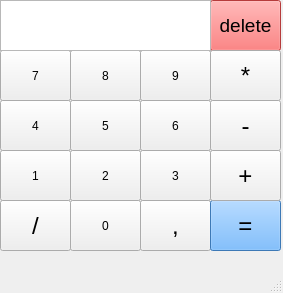
<?xml version="1.0" encoding="UTF-8"?>
<ui version="4.0">
 <class>calculator</class>
 <widget class="QMainWindow" name="calculator">
  <property name="geometry">
   <rect>
    <x>0</x>
    <y>0</y>
    <width>283</width>
    <height>293</height>
   </rect>
  </property>
  <property name="maximumSize">
   <size>
    <width>283</width>
    <height>293</height>
   </size>
  </property>
  <property name="windowTitle">
   <string>calculator</string>
  </property>
  <widget class="QWidget" name="centralwidget">
   <widget class="QPushButton" name="pushButton_5">
    <property name="geometry">
     <rect>
      <x>210</x>
      <y>0</y>
      <width>71</width>
      <height>51</height>
     </rect>
    </property>
    <property name="font">
     <font>
      <pointsize>14</pointsize>
     </font>
    </property>
    <property name="styleSheet">
     <string notr="true">background-color: rgb(255, 82, 82);</string>
    </property>
    <property name="text">
     <string>delete</string>
    </property>
   </widget>
   <widget class="QPushButton" name="pushButton_9">
    <property name="geometry">
     <rect>
      <x>210</x>
      <y>50</y>
      <width>71</width>
      <height>51</height>
     </rect>
    </property>
    <property name="font">
     <font>
      <pointsize>18</pointsize>
     </font>
    </property>
    <property name="text">
     <string>*</string>
    </property>
   </widget>
   <widget class="QPushButton" name="pushButton_10">
    <property name="geometry">
     <rect>
      <x>140</x>
      <y>100</y>
      <width>71</width>
      <height>51</height>
     </rect>
    </property>
    <property name="text">
     <string>6</string>
    </property>
   </widget>
   <widget class="QPushButton" name="pushButton_11">
    <property name="geometry">
     <rect>
      <x>0</x>
      <y>100</y>
      <width>71</width>
      <height>51</height>
     </rect>
    </property>
    <property name="text">
     <string>4</string>
    </property>
   </widget>
   <widget class="QPushButton" name="pushButton_12">
    <property name="geometry">
     <rect>
      <x>0</x>
      <y>50</y>
      <width>71</width>
      <height>51</height>
     </rect>
    </property>
    <property name="text">
     <string>7</string>
    </property>
   </widget>
   <widget class="QPushButton" name="pushButton_13">
    <property name="geometry">
     <rect>
      <x>70</x>
      <y>100</y>
      <width>71</width>
      <height>51</height>
     </rect>
    </property>
    <property name="text">
     <string>5</string>
    </property>
   </widget>
   <widget class="QPushButton" name="pushButton_14">
    <property name="geometry">
     <rect>
      <x>140</x>
      <y>50</y>
      <width>71</width>
      <height>51</height>
     </rect>
    </property>
    <property name="text">
     <string>9</string>
    </property>
   </widget>
   <widget class="QPushButton" name="pushButton_15">
    <property name="geometry">
     <rect>
      <x>70</x>
      <y>50</y>
      <width>71</width>
      <height>51</height>
     </rect>
    </property>
    <property name="text">
     <string>8</string>
    </property>
   </widget>
   <widget class="QPushButton" name="pushButton_16">
    <property name="geometry">
     <rect>
      <x>210</x>
      <y>100</y>
      <width>71</width>
      <height>51</height>
     </rect>
    </property>
    <property name="font">
     <font>
      <pointsize>18</pointsize>
     </font>
    </property>
    <property name="text">
     <string>-</string>
    </property>
   </widget>
   <widget class="QPushButton" name="pushButton_17">
    <property name="geometry">
     <rect>
      <x>140</x>
      <y>200</y>
      <width>71</width>
      <height>51</height>
     </rect>
    </property>
    <property name="font">
     <font>
      <pointsize>18</pointsize>
     </font>
    </property>
    <property name="text">
     <string>,</string>
    </property>
   </widget>
   <widget class="QPushButton" name="pushButton_18">
    <property name="geometry">
     <rect>
      <x>140</x>
      <y>150</y>
      <width>71</width>
      <height>51</height>
     </rect>
    </property>
    <property name="text">
     <string>3</string>
    </property>
   </widget>
   <widget class="QPushButton" name="pushButton_19">
    <property name="geometry">
     <rect>
      <x>0</x>
      <y>200</y>
      <width>71</width>
      <height>51</height>
     </rect>
    </property>
    <property name="font">
     <font>
      <pointsize>18</pointsize>
     </font>
    </property>
    <property name="text">
     <string>/</string>
    </property>
   </widget>
   <widget class="QPushButton" name="pushButton_20">
    <property name="geometry">
     <rect>
      <x>210</x>
      <y>200</y>
      <width>71</width>
      <height>51</height>
     </rect>
    </property>
    <property name="font">
     <font>
      <pointsize>18</pointsize>
     </font>
    </property>
    <property name="styleSheet">
     <string notr="true">background-color: rgb(85, 170, 255);</string>
    </property>
    <property name="text">
     <string>=</string>
    </property>
   </widget>
   <widget class="QPushButton" name="pushButton_21">
    <property name="geometry">
     <rect>
      <x>210</x>
      <y>150</y>
      <width>71</width>
      <height>51</height>
     </rect>
    </property>
    <property name="font">
     <font>
      <pointsize>18</pointsize>
     </font>
    </property>
    <property name="text">
     <string>+</string>
    </property>
   </widget>
   <widget class="QPushButton" name="pushButton_22">
    <property name="geometry">
     <rect>
      <x>0</x>
      <y>150</y>
      <width>71</width>
      <height>51</height>
     </rect>
    </property>
    <property name="text">
     <string>1</string>
    </property>
   </widget>
   <widget class="QPushButton" name="pushButton_23">
    <property name="geometry">
     <rect>
      <x>70</x>
      <y>200</y>
      <width>71</width>
      <height>51</height>
     </rect>
    </property>
    <property name="text">
     <string>0</string>
    </property>
   </widget>
   <widget class="QPushButton" name="pushButton_24">
    <property name="geometry">
     <rect>
      <x>70</x>
      <y>150</y>
      <width>71</width>
      <height>51</height>
     </rect>
    </property>
    <property name="text">
     <string>2</string>
    </property>
   </widget>
   <widget class="QTextEdit" name="textEdit">
    <property name="geometry">
     <rect>
      <x>0</x>
      <y>0</y>
      <width>211</width>
      <height>51</height>
     </rect>
    </property>
   </widget>
  </widget>
  <widget class="QMenuBar" name="menubar">
   <property name="geometry">
    <rect>
     <x>0</x>
     <y>0</y>
     <width>283</width>
     <height>21</height>
    </rect>
   </property>
  </widget>
  <widget class="QStatusBar" name="statusbar"/>
 </widget>
 <resources>
  <include location="image/delet.qrc"/>
 </resources>
 <connections/>
</ui>
